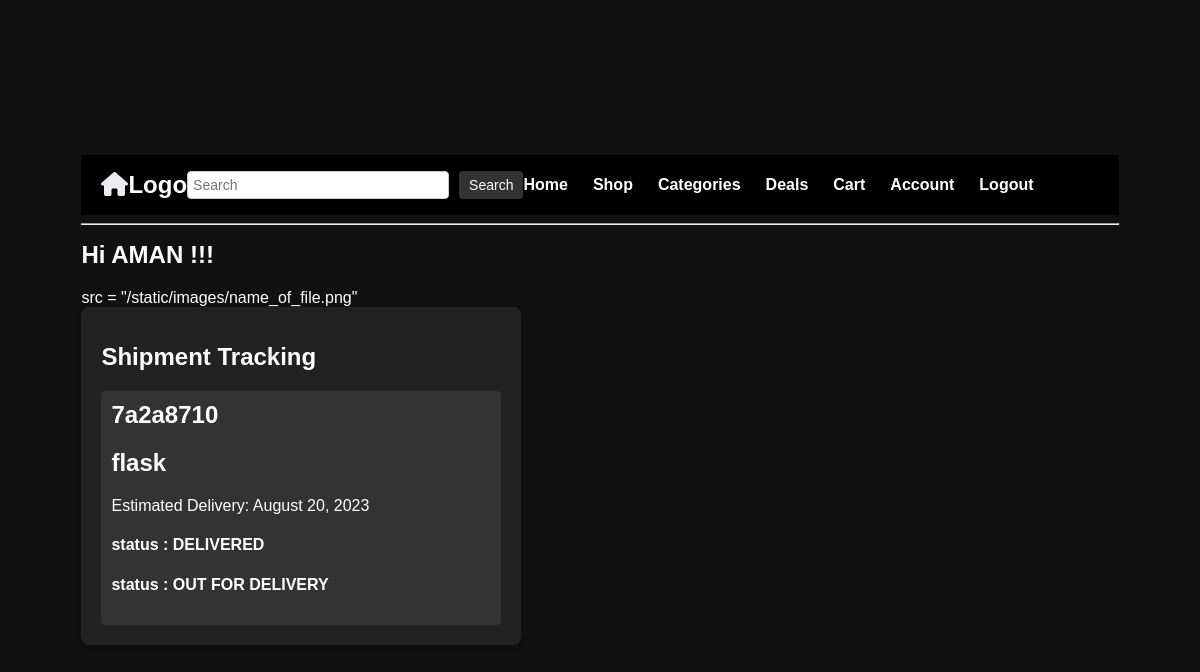
/accounts/shippment-details/2 (signed in), run on the app's committed database.
### base/models.py (models this page shows, shortened)
class order_tracking(models.Model):
    tracking_id = models.CharField(max_length=10,null =True)
    user = models.ForeignKey(User,on_delete=models.CASCADE,null =True)
    Product = models.ForeignKey(product,null=True , on_delete= models.CASCADE)
    dlivery_status = models.ManyToManyField(status,null=True)
    created = models.DateTimeField(auto_now=True)
    updated = models.DateTimeField(auto_now_add=True)

class product(models.Model):
    price = models.BigIntegerField(null=True)
    name = models.CharField(null=True, max_length=50)
    type = models.ForeignKey(category,null =True,on_delete=models.CASCADE)
    for_sale =models.PositiveIntegerField(null = True)
    created_at = models.DateTimeField(default=timezone.now)  # Add the created_at field

class status(models.Model):
    name = models.CharField(max_length=20)
    def __str__(self) -> str:
        return self.name

### user_accounts/views.py (the view)
# urls.py: path("shippment-details/<str:pk>", views.shippment_details, name="details"),
def shippment_details(request,pk):
    user = request.user
    product = orders.objects.filter(ordered_by = user)
    shippment_status_list = []
    for prod in product:
        order_status = order_tracking.objects.filter(user = user , Product = prod.name).first()
        shippment_status_list.append(order_status)
    for i in shippment_status_list:
        if i.Product.id == pk :
           return i
    a = i.dlivery_status.all()
    return render(request,"shippment_tracking.html",context={"a":a,"i":i})

### Templates/shippment_tracking.html (shortened to what this page needs)
{% extends "main.html" %}
{% load static %}
{% block  content %}
<!DOCTYPE html>
<html lang="en">
<head>
</head>
<body>
src = "{% static 'images/name_of_file.png' %}"
  <div class="container">
    <h1>Shipment Tracking</h1>
    <div class="shipment-details">
      <h2>{{i.tracking_id}}</h2>
      <h2>{{i.Product.name}}</h2>
      <p>Estimated Delivery: August 20, 2023</p>
      {% for item in a %}
      <h4>status : {{item}}</h4>
      {% endfor %}
    </div>
  </div>
</body>
</html>
{% endblock content %}

### Templates/navbar.html (shortened to what this page needs)
<!DOCTYPE html>
<html>
    <head>
        <link href="https://cdn.jsdelivr.net/npm/remixicon@3.5.0/fonts/remixicon.css" rel="stylesheet">
</head>
<body>
    <div class="class">
    <nav class="navbar">
        <a href="/" class="logo"><i class="fa-solid fa-house" style="color: #ebecf0;"></i>Logo</a>
        {% if page == "shippment" %}
        <form class="search-bar"  method="GET" action="{% url 'accounts:tracking' %}">
            <input type="text" name ="r" placeholder="Search" />
            <button type="submit"><i class="ri-search-line"></i></button>
        </form>
        {% else %}
        <form class="search-bar"  method="GET" action="{% url 'home' %}">
            <input type="text" name ="q" placeholder="Search" />
            <button type="submit">Search</button>
        </form>
        {% endif %}
        <ul class="nav-links">
            <li><a href="{% url 'home' %}">Home</a></li>
            <li><a href="#">Shop</a></li>
            <li><a href="#">Categories</a></li>
            <li><a href="#">Deals</a></li>
            <li><a href="{% url 'cart' %}">Cart</a></li>
            {% if request.user.is_authenticated %}
            <li><a href="{% url 'accounts:user-profile' %}">Account</a></li>
            <li><a href="{% url 'logout-user' %}">Logout</a></li>
            {% else %}
            <li><a href="{% url 'login-user' %}">Login</a></li>
            {% endif %}
        </ul>
    </nav>
    <hr>
  <h1> Hi {{request.user}} !!!</h1>
</body>
</html>

### Templates/navbar.html (style rules this page uses)
h1 { color: white; font-size: 24px; text-align: left; text-transform: camelcase; }
body { margin: 0; padding: 0; background-color: #f8f8f8; }
.navbar { background-color: #000; height: 60px; display: flex; align-items: center; justify-content: space-between; padding: 0 20px; }
.logo { font-size: 24px; font-weight: bold; text-decoration: none; color: #fff; }
.nav-links a { position: relative; color: #fff; text-decoration: none; }
.nav-links a::after { content: ''; position: absolute; left: 0; bottom: -6px; width: 100%; height: 3px; background: #fff; transform-origin: right; transform: scaleX(0); transition: transform .5s; }
.search-bar { display: flex; }
.search-bar input[type="text"] { width: 250px; padding: 5px; border: 1px solid #ccc; border-radius: 4px; font-size: 14px; }
.search-bar button { padding: 5px 10px; margin-left: 10px; background-color: #333; color: #fff; border: none; border-radius: 4px; cursor: pointer; font-size: 14px; }
.nav-links { display: flex; list-style-type: none; margin: 0; padding: 0; }
.nav-links li { margin-right: 15px; padding-right: 10px; }
.nav-links a { text-decoration: none; color: #fff; font-size: 16px; font-weight: bold; transform: scaleX(0); transition: transform .5s; }
.nav-links a::after { transform-origin: right; transform: scaleX(0); transition: transform .5s; }
button { padding-right: 10px; justify-content:space-between ; }

### Templates/shippment_tracking.html (style rules this page uses)
body { background-color: #111; color: #fff; font-family: Arial, sans-serif; margin: 0; padding: 0; display: flex; justify-content: center; align-items: center; min-height: 100vh; }
.container { background-color: #222; border-radius: 8px; box-shadow: 0 2px 4px rgba(0, 0, 0, 0.1); padding: 20px; width: 400px; text-align: center; }
h1 { margin-bottom: 20px; }
.shipment-details { background-color: #333; padding: 10px; border-radius: 4px; margin-top: 10px; text-align: left; }
.shipment-details h2 { margin-top: 0; }

### data on the page
order_tracking: tracking_id "7a2a8710", Product.name "flask"
status: name "DELIVERED"
status: name "OUT FOR DELIVERY"

### other printed values
{{ request.user }} "AMAN"
